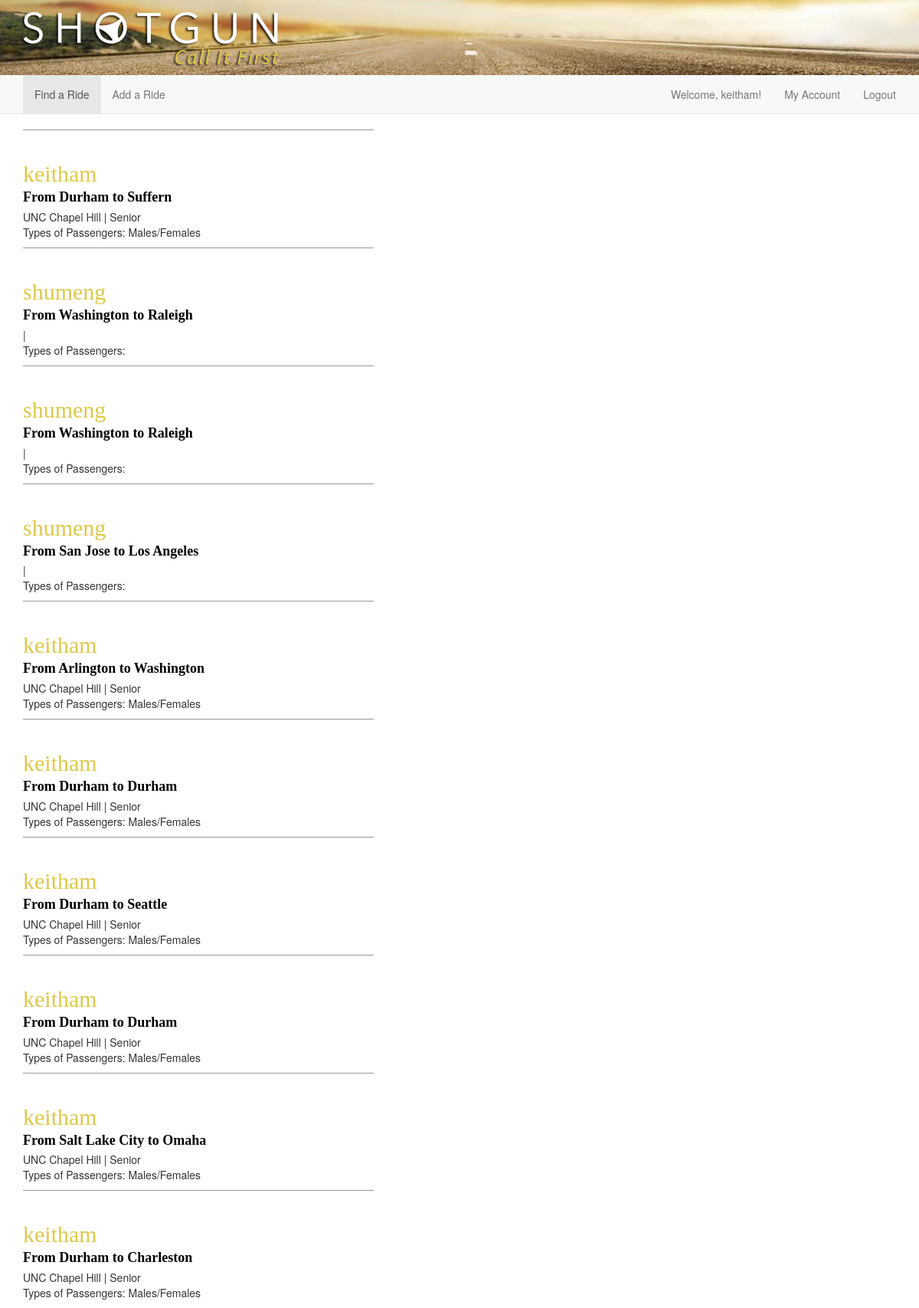
Screenshot of /rides/ (signed in) with the database file from the repository.
### drive/models.py (models this page shows, shortened)
class Ride(models.Model):
    driver = models.ForeignKey(User)
    fromLocation = models.ForeignKey('Location', related_name='ride_from_set')
    toLocation = models.ForeignKey('Location', related_name='ride_to_set')
    leavingOn = models.DateField()
    gasMoney = models.DecimalField(max_digits=6, decimal_places=2)
    luggageRoom = models.IntegerField()

class Location(models.Model):
    lat = models.DecimalField(max_digits=10, decimal_places=6)
    lng = models.DecimalField(max_digits=10, decimal_places=6)
    formattedAddress = models.CharField(max_length=255)
    city = models.CharField(max_length=255)

class ShotgunProfile(models.Model):
    YEARS = (
        ('Freshman', 'Freshman'),
        ('Sophomore', 'Sophomore'),
        ('Junior', 'Junior'),
        ('Senior', 'Senior'),
        ('Professor', 'Professor'),
    )
    SCHOOLS = (
        ('UNC Chapel Hill', 'UNC Chapel Hill'),
    )
    PASSENGERS = (
        ('Males', 'Males'),
        ('Females', 'Females'),
        ('Males/Females', 'Males/Females'),
    )
    user = models.OneToOneField(User, related_name='shotgunprofile')
    avatar = models.ImageField(upload_to='images/avatars/', default='', blank=True)
    school = models.CharField(max_length=50, choices=SCHOOLS, default='UNC Chapel Hill')
    year = models.CharField(max_length=10, choices=YEARS, default='Freshman')
    passengers = models.CharField(max_length=15, choices=PASSENGERS, default='Males/Females')

### drive/views.py (the view)
# urls.py: url(r'^rides/$', views.rides_index, name='rides_index'),
def rides_index(request):
    rides = Ride.objects.all()
    paginator = Paginator(rides, 10)
    page = request.GET.get('page')
    try:
        rides = paginator.page(page)
    except PageNotAnInteger:
        rides = paginator.page(1)
    except EmptyPage:
        rides = paginator.page(paginator.num_pages)
    return render(request, 'rides/index.html', {"rides": rides})

### shotgun/resources/templates/rides/index.html (shortened to what this page needs)
{% extends 'layout_header.html' %}
{% block content %}
    <div class="col-md-5">
    <section id="section-ride-index">
        {% for ride in rides %}
            <div class="ride">
                <h2>{{ride.driver.username}}</h2>
                <h4>From {{ride.fromLocation.city}} to {{ride.toLocation.city}}</h4>
                <p>
                    {{ride.driver.shotgunprofile.school}} |
                    {{ride.driver.shotgunprofile.year}}<br>
                    Types of Passengers: {{ride.driver.shotgunprofile.passengers}}<br>
                </p>
            </div>
        {% endfor %}
    </section>
    </div>
        <div class="col-md-6 col-md-offset-1">
    </div>
{% endblock %}

### shotgun/resources/templates/navbar.html (shortened to what this page needs)
<nav class="navbar navbar-default navbar-static-top" role="navigation">
    <div class="container">
        <div class="collapse navbar-collapse" id="bs-example-navbar-collapse-1">
            <ul class="nav navbar-nav">
                <li{% if active == 'find' %} class="active"{% endif %}><a href="{% url 'drive.views.rides_search' %}">Find a Ride</a></li>
                <li{% if active == 'add' %} class="active"{% endif %}><a href="{% url 'drive.views.rides_new' %}">Add a Ride</a></li>
            </ul>
            {% if user.is_authenticated %}
                <ul class="nav navbar-nav navbar-right">
                    <p class="navbar-text hidden-xs">Welcome, {{user.username}}!</p>
                    <li><a href="{% url 'drive.views.profile_edit' %}">My Account</a></li>
                    <li><a href="{% url 'drive.views.drive_logout' %}">Logout</a></li>
                </ul>
            {% else %}
                <ul class="nav navbar-nav navbar-right">
                    <li><a href="{% url 'drive.views.drive_logout' %}">Log In</a></li>
                </ul>
            {% endif %}
        </div>
    </div>
</nav>

### shotgun/resources/public/css/shotgun.css (style rules this page uses)
html, body { height: 100%; }
h2, h3, h4 { font-family: Avenir; color: #ddc84b; }
.ride { border-top: 1px solid #999999; padding-top: 20px; }
.ride>h4 { color: black; font-weight: bold; margin-top: -5px; }
.ride>p { margin-top: -5px; overflow: auto; }

### rows the page displays
Ride: driver.username "keitham", fromLocation.city "Durham", toLocation.city "Suffern", driver.shotgunprofile.school "UNC Chapel Hill", driver.shotgunprofile.year "Senior", driver.shotgunprofile.passengers "Males/Females"
Ride: driver.username "shumeng", fromLocation.city "Washington", toLocation.city "Raleigh"
Ride: driver.username "shumeng", fromLocation.city "Washington", toLocation.city "Raleigh"
Ride: driver.username "shumeng", fromLocation.city "San Jose", toLocation.city "Los Angeles"
Ride: driver.username "keitham", fromLocation.city "Arlington", toLocation.city "Washington", driver.shotgunprofile.school "UNC Chapel Hill", driver.shotgunprofile.year "Senior", driver.shotgunprofile.passengers "Males/Females"
Ride: driver.username "keitham", fromLocation.city "Durham", toLocation.city "Durham", driver.shotgunprofile.school "UNC Chapel Hill", driver.shotgunprofile.year "Senior", driver.shotgunprofile.passengers "Males/Females"
Ride: driver.username "keitham", fromLocation.city "Durham", toLocation.city "Seattle", driver.shotgunprofile.school "UNC Chapel Hill", driver.shotgunprofile.year "Senior", driver.shotgunprofile.passengers "Males/Females"
Ride: driver.username "keitham", fromLocation.city "Durham", toLocation.city "Durham", driver.shotgunprofile.school "UNC Chapel Hill", driver.shotgunprofile.year "Senior", driver.shotgunprofile.passengers "Males/Females"
Ride: driver.username "keitham", fromLocation.city "Salt Lake City", toLocation.city "Omaha", driver.shotgunprofile.school "UNC Chapel Hill", driver.shotgunprofile.year "Senior", driver.shotgunprofile.passengers "Males/Females"
Ride: driver.username "keitham", fromLocation.city "Durham", toLocation.city "Charleston", driver.shotgunprofile.school "UNC Chapel Hill", driver.shotgunprofile.year "Senior", driver.shotgunprofile.passengers "Males/Females"

### other values shown
{{ user.username }} "keitham"
